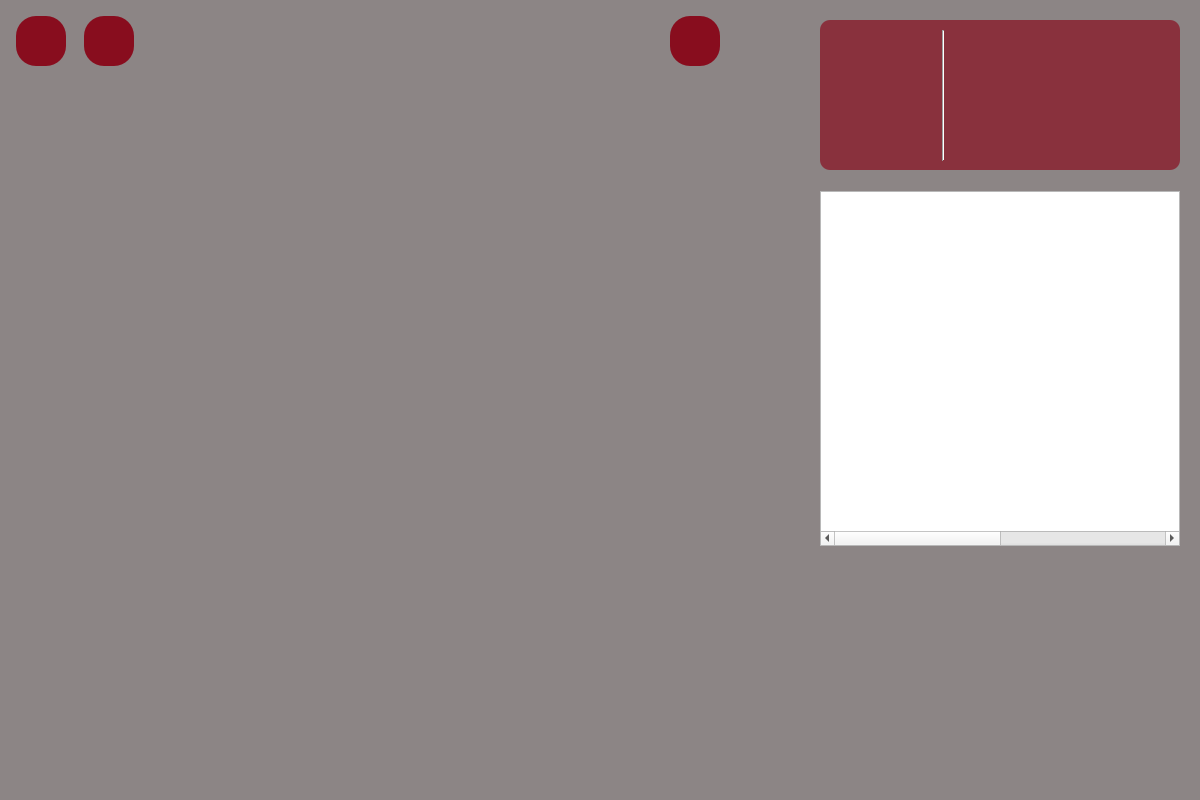
<?xml version="1.0" encoding="UTF-8"?>
<ui version="4.0">
 <class>Game</class>
 <widget class="QWidget" name="Game">
  <property name="geometry">
   <rect>
    <x>0</x>
    <y>0</y>
    <width>1200</width>
    <height>800</height>
   </rect>
  </property>
  <property name="sizePolicy">
   <sizepolicy hsizetype="Fixed" vsizetype="Fixed">
    <horstretch>0</horstretch>
    <verstretch>0</verstretch>
   </sizepolicy>
  </property>
  <property name="windowTitle">
   <string>Scrabble GBP</string>
  </property>
  <property name="windowIcon">
   <iconset resource="imgresources.qrc">
    <normaloff>:/img/isotipo.png</normaloff>:/img/isotipo.png</iconset>
  </property>
  <property name="styleSheet">
   <string notr="true">#Game{
background-image: url(:/img/background.jpg);
}</string>
  </property>
  <widget class="QLabel" name="background">
   <property name="geometry">
    <rect>
     <x>0</x>
     <y>0</y>
     <width>1200</width>
     <height>800</height>
    </rect>
   </property>
   <property name="styleSheet">
    <string notr="true">background-color:rgba(40, 27, 27, 0.5);</string>
   </property>
   <property name="text">
    <string/>
   </property>
   <property name="scaledContents">
    <bool>false</bool>
   </property>
  </widget>
  <widget class="QLabel" name="statsLabel">
   <property name="enabled">
    <bool>true</bool>
   </property>
   <property name="geometry">
    <rect>
     <x>820</x>
     <y>20</y>
     <width>360</width>
     <height>150</height>
    </rect>
   </property>
   <property name="styleSheet">
    <string notr="true">background-color: rgba(136, 13, 30, 0.7);
border-radius: 10px</string>
   </property>
   <property name="text">
    <string/>
   </property>
  </widget>
  <widget class="QLabel" name="iconLabel">
   <property name="geometry">
    <rect>
     <x>830</x>
     <y>30</y>
     <width>115</width>
     <height>120</height>
    </rect>
   </property>
   <property name="styleSheet">
    <string notr="true"/>
   </property>
   <property name="text">
    <string/>
   </property>
   <property name="pixmap">
    <pixmap resource="imgresources.qrc">:/img/icon.png</pixmap>
   </property>
   <property name="scaledContents">
    <bool>true</bool>
   </property>
  </widget>
  <widget class="Line" name="line">
   <property name="geometry">
    <rect>
     <x>933</x>
     <y>30</y>
     <width>20</width>
     <height>131</height>
    </rect>
   </property>
   <property name="styleSheet">
    <string notr="true">gridline-color: rgb(235, 245, 238);
border-color: rgb(235, 245, 238);
color: rgb(235, 245, 238);
</string>
   </property>
   <property name="orientation">
    <enum>Qt::Vertical</enum>
   </property>
  </widget>
  <widget class="QTableWidget" name="timesTable">
   <property name="geometry">
    <rect>
     <x>820</x>
     <y>191</y>
     <width>360</width>
     <height>355</height>
    </rect>
   </property>
   <property name="styleSheet">
    <string notr="true">background-color: rgba(235, 245, 238, 0.29);
border-radius: 10px;
timesTable::section { 
	background-color: rgba(235, 245, 238, 0.29); 
}</string>
   </property>
   <property name="autoScroll">
    <bool>true</bool>
   </property>
   <property name="showGrid">
    <bool>true</bool>
   </property>
   <property name="gridStyle">
    <enum>Qt::SolidLine</enum>
   </property>
   <property name="sortingEnabled">
    <bool>false</bool>
   </property>
   <property name="wordWrap">
    <bool>true</bool>
   </property>
   <property name="cornerButtonEnabled">
    <bool>false</bool>
   </property>
   <attribute name="horizontalHeaderVisible">
    <bool>false</bool>
   </attribute>
   <attribute name="horizontalHeaderCascadingSectionResizes">
    <bool>false</bool>
   </attribute>
   <attribute name="horizontalHeaderDefaultSectionSize">
    <number>180</number>
   </attribute>
   <attribute name="horizontalHeaderHighlightSections">
    <bool>false</bool>
   </attribute>
   <attribute name="horizontalHeaderShowSortIndicator" stdset="0">
    <bool>false</bool>
   </attribute>
   <attribute name="horizontalHeaderStretchLastSection">
    <bool>false</bool>
   </attribute>
   <attribute name="verticalHeaderVisible">
    <bool>false</bool>
   </attribute>
   <column>
    <property name="text">
     <string>Name</string>
    </property>
    <property name="font">
     <font>
      <pointsize>18</pointsize>
      <underline>true</underline>
      <strikeout>false</strikeout>
      <kerning>true</kerning>
     </font>
    </property>
    <property name="background">
     <color alpha="74">
      <red>235</red>
      <green>245</green>
      <blue>238</blue>
     </color>
    </property>
    <property name="foreground">
     <brush brushstyle="NoBrush">
      <color alpha="255">
       <red>235</red>
       <green>245</green>
       <blue>238</blue>
      </color>
     </brush>
    </property>
   </column>
   <column>
    <property name="text">
     <string>Time</string>
    </property>
    <property name="font">
     <font>
      <pointsize>18</pointsize>
      <underline>true</underline>
     </font>
    </property>
    <property name="background">
     <color alpha="74">
      <red>235</red>
      <green>245</green>
      <blue>238</blue>
     </color>
    </property>
    <property name="foreground">
     <brush brushstyle="SolidPattern">
      <color alpha="255">
       <red>235</red>
       <green>245</green>
       <blue>238</blue>
      </color>
     </brush>
    </property>
   </column>
  </widget>
  <widget class="QPushButton" name="waveButton">
   <property name="geometry">
    <rect>
     <x>84</x>
     <y>16</y>
     <width>50</width>
     <height>50</height>
    </rect>
   </property>
   <property name="styleSheet">
    <string notr="true">QPushButton{
	border-radius: 20px;
}
QPushButton:!hover{
	background-color: rgb(136, 13, 30);
}
QPushButton:hover{
	background-color: rgb(235, 245, 238);
}</string>
   </property>
   <property name="text">
    <string/>
   </property>
   <property name="icon">
    <iconset resource="imgresources.qrc">
     <normaloff>:/img/waveIcon.png</normaloff>:/img/waveIcon.png</iconset>
   </property>
   <property name="iconSize">
    <size>
     <width>48</width>
     <height>48</height>
    </size>
   </property>
  </widget>
  <widget class="QPushButton" name="fastButton">
   <property name="geometry">
    <rect>
     <x>16</x>
     <y>16</y>
     <width>50</width>
     <height>50</height>
    </rect>
   </property>
   <property name="styleSheet">
    <string notr="true">QPushButton{
	border-radius: 20px;
}
QPushButton:!hover{
	background-color: rgb(136, 13, 30);
}
QPushButton:hover{
	background-color: rgb(235, 245, 238);
}</string>
   </property>
   <property name="text">
    <string/>
   </property>
   <property name="icon">
    <iconset resource="imgresources.qrc">
     <normaloff>:/img/normal.png</normaloff>:/img/normal.png</iconset>
   </property>
   <property name="iconSize">
    <size>
     <width>48</width>
     <height>48</height>
    </size>
   </property>
  </widget>
  <widget class="QPushButton" name="pauseButton">
   <property name="geometry">
    <rect>
     <x>670</x>
     <y>16</y>
     <width>50</width>
     <height>50</height>
    </rect>
   </property>
   <property name="sizePolicy">
    <sizepolicy hsizetype="Fixed" vsizetype="Fixed">
     <horstretch>0</horstretch>
     <verstretch>0</verstretch>
    </sizepolicy>
   </property>
   <property name="styleSheet">
    <string notr="true">QPushButton{
	border-radius: 20px;
}
QPushButton:!hover{
	background-color: rgb(136, 13, 30);
}
QPushButton:hover{
	background-color: rgb(235, 245, 238);
}</string>
   </property>
   <property name="text">
    <string/>
   </property>
   <property name="icon">
    <iconset resource="imgresources.qrc">
     <normaloff>:/img/pauseIcon.png</normaloff>:/img/pauseIcon.png</iconset>
   </property>
   <property name="iconSize">
    <size>
     <width>40</width>
     <height>40</height>
    </size>
   </property>
  </widget>
 </widget>
 <resources>
  <include location="imgresources.qrc"/>
 </resources>
 <connections/>
</ui>
